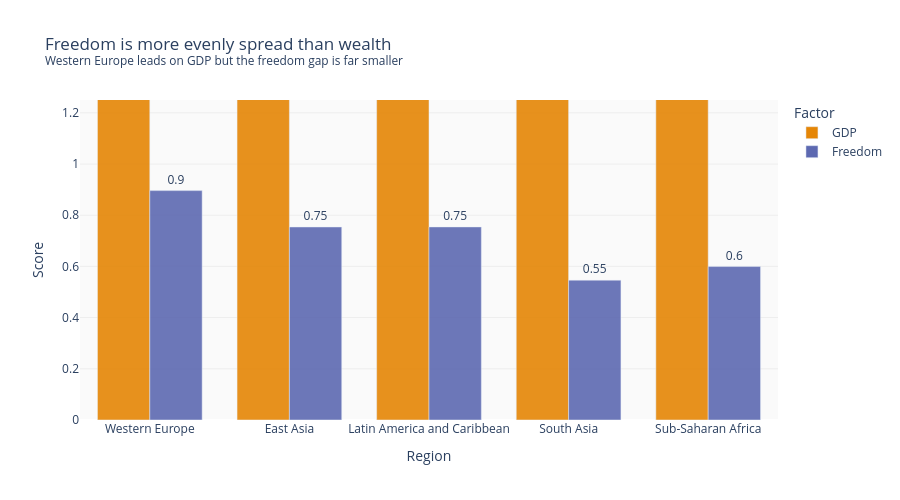

This figure's notebook cell:
### Markdown cell above
---
## Done? Stretch Goal

If you finish both tasks with time to spare, try this:

**Task 3 (stretch):** Build a **grouped bar chart** comparing 2 sub-factors (e.g. `GDP_per_capita` and `Freedom`) across the 5 most populated regions. Use colour meaningfully and write an insight title.

Regions to include: `'Western Europe'`, `'Latin America'`, `'East Asia'`, `'Sub-Saharan Africa'`, `'South Asia'`

### Code cell
# Stretch goal — grouped bar chart
# YOUR CODE HERE
# Step 1: Filter to 5 key regions
target_regions = ['Western Europe', 'Latin America and Caribbean',
                  'East Asia', 'Sub-Saharan Africa', 'South Asia']

# Step 2: Compute average GDP and Freedom per region
stretch_df = (df[df['Region'].isin(target_regions)]
              .groupby('Region')[['GDP', 'Freedom']]
              .mean().reset_index().sort_values('GDP', ascending=False))

# Step 3: Melt to long form for grouped bars
stretch_long = stretch_df.melt(id_vars='Region', value_vars=['GDP', 'Freedom'],
                                var_name='Factor', value_name='Score')

# Step 4: Build grouped bar chart
fig = px.bar(
    stretch_long, x='Region', y='Score', color='Factor',
    barmode='group', color_discrete_sequence=px.colors.qualitative.Vivid,
    text=stretch_long['Score'].round(2),
    title='Freedom is more evenly spread than wealth<br><sup>Western Europe leads on GDP but the freedom gap is far smaller</sup>'
)

# Step 5: Style the bars and clean up layout
fig.update_traces(textposition='outside', marker_opacity=0.9)
fig.update_layout(
    yaxis=dict(range=[0, 1.25], showgrid=True, gridcolor='#EEEEEE'),
    plot_bgcolor='#FAFAFA', bargap=0.25, height=500
)

fig.show()

### Figure 1 — Plotly figure (JSON) as saved in the notebook; plotly's stock layout.template omitted (floating-point values rounded to 4 significant figures)
{"data": [{"alignmentgroup": "True", "hovertemplate": "Factor=GDP<br>Region=%{x}<br>Score=%{y}<br>text=%{text}<extra></extra>", "legendgroup": "GDP", "marker": {"color": "rgb(229, 134, 6)", "opacity": 0.9, "pattern": {"shape": ""}}, "name": "GDP", "offsetgroup": "GDP", "orientation": "v", "showlegend": true, "text": [10.96, 10.31, 9.13, 7.15, 7.08], "textposition": "outside", "type": "bar", "x": ["Western Europe", "East Asia", "Latin America and Caribbean", "South Asia", "Sub-Saharan Africa"], "xaxis": "x", "y": [10.96, 10.31, 9.135, 7.152, 7.082], "yaxis": "y"}, {"alignmentgroup": "True", "hovertemplate": "Factor=Freedom<br>Region=%{x}<br>Score=%{y}<br>text=%{text}<extra></extra>", "legendgroup": "Freedom", "marker": {"color": "rgb(93, 105, 177)", "opacity": 0.9, "pattern": {"shape": ""}}, "name": "Freedom", "offsetgroup": "Freedom", "orientation": "v", "showlegend": true, "text": [0.9, 0.75, 0.75, 0.55, 0.6], "textposition": "outside", "type": "bar", "x": ["Western Europe", "East Asia", "Latin America and Caribbean", "South Asia", "Sub-Saharan Africa"], "xaxis": "x", "y": [0.8961, 0.754, 0.7542, 0.5463, 0.5994], "yaxis": "y"}], "layout": {"bargap": 0.25, "barmode": "group", "height": 500, "legend": {"title": {"text": "Factor"}, "tracegroupgap": 0}, "plot_bgcolor": "#FAFAFA", "title": {"text": "Freedom is more evenly spread than wealth<br><sup>Western Europe leads on GDP but the freedom gap is far smaller</sup>"}, "xaxis": {"anchor": "y", "domain": [0, 1], "title": {"text": "Region"}}, "yaxis": {"anchor": "x", "domain": [0, 1], "gridcolor": "#EEEEEE", "range": [0, 1.25], "showgrid": true, "title": {"text": "Score"}}}}
